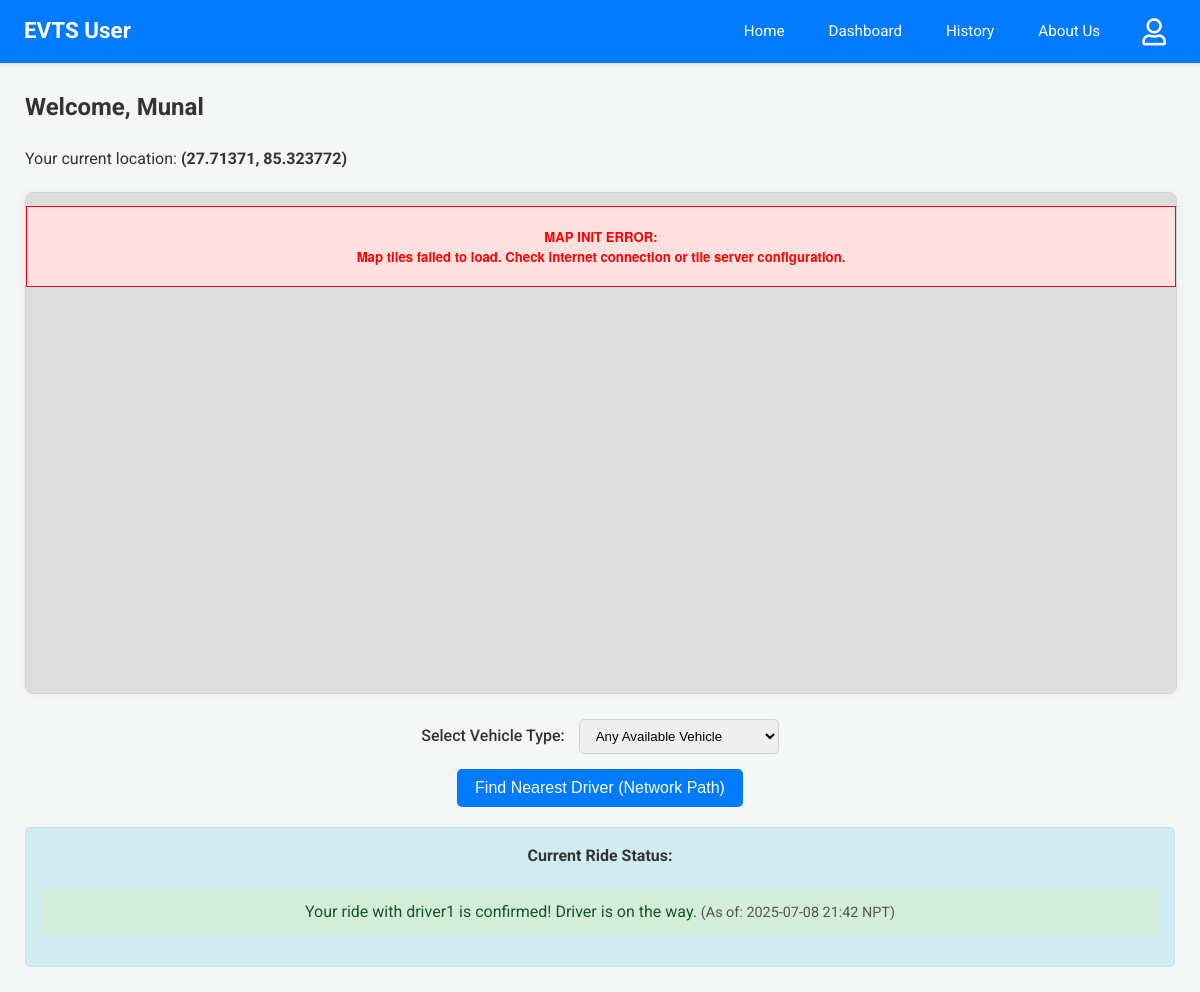
The app's page /user-dashboard (signed in), older data.
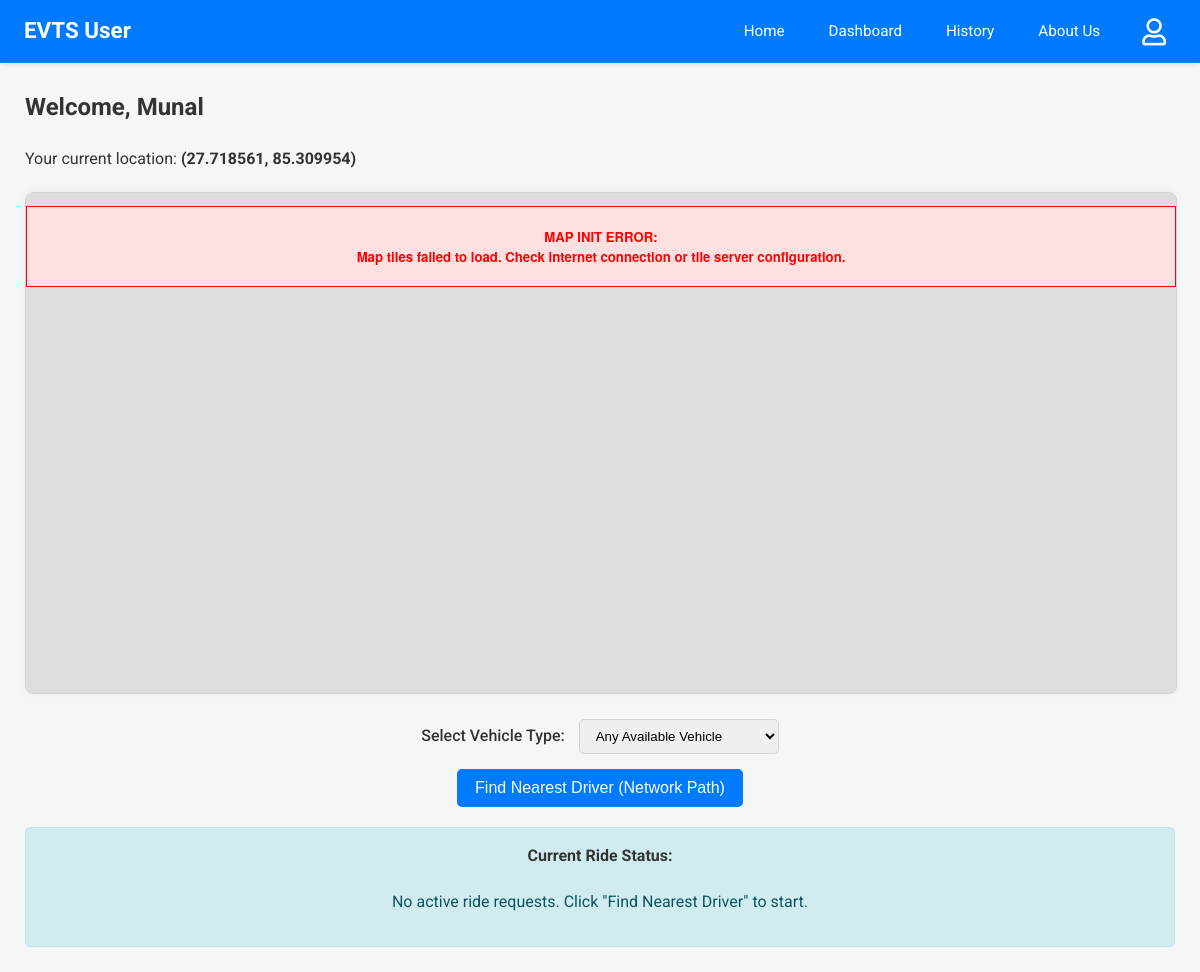
The same page, newer data.
### app.py (models this page shows)
class User(db.Model):
    email = db.Column(db.String(120), primary_key=True)
    name = db.Column(db.String(100))
    phone = db.Column(db.String(15))
    password = db.Column(db.String(256)) # Increased length for hash
    latitude = db.Column(db.Float, nullable=True)
    longitude = db.Column(db.Float, nullable=True)

### app.py (the view, shortened to what this page needs)
@app.route('/user-dashboard')
@login_required_user
def user_dashboard():
    user = User.query.get(session['user'])
    if not user:
        session.pop('user', None)
        flash('User session not found, please log in again.', 'error')
        return redirect(url_for('login'))
    drivers_with_nodes = Driver.query.filter(
    Driver.node.isnot(None),
    Driver.is_approved == True ).all()
    driver_list_for_js = [
    {'email': d.email, 'name': d.name, 'vehicle': d.vehicle, 'node': d.node}
    for d in drivers_with_nodes if d.node in coordinates]
    current_ride_status_info = None #Ride status
    accepted_ride_db = RideRequest.query.filter_by(user_email=user.email, status='accepted').order_by(RideRequest.timestamp.desc()).first()
    if accepted_ride_db:
        driver_obj = Driver.query.get(accepted_ride_db.driver_email)
        if driver_obj and driver_obj.node and driver_obj.node in coordinates and \
           accepted_ride_db.user_latitude_at_request is not None and \
           accepted_ride_db.user_longitude_at_request is not None:
            current_ride_status_info = {
                'ride_id': accepted_ride_db.id,
                'type': 'accepted',
                'driver_name': driver_obj.name,
                'driver_node': driver_obj.node,
                'user_latitude_for_route': accepted_ride_db.user_latitude_at_request,
                'user_longitude_for_route': accepted_ride_db.user_longitude_at_request,
                'timestamp': format_datetime_npt(accepted_ride_db.timestamp),
                'message': f"Your ride with {driver_obj.name} is confirmed! Driver is on the way."
            }
    else:
        pending_ride_db = RideRequest.query.filter_by(user_email=user.email, status='Pending').order_by(RideRequest.timestamp.desc()).first()
        if pending_ride_db:
            driver_obj = Driver.query.get(pending_ride_db.driver_email)
            driver_name_pending = driver_obj.name if driver_obj else pending_ride_db.driver_email
            current_ride_status_info = {
                'type': 'pending',
                'driver_name': driver_name_pending,
                'timestamp': format_datetime_npt(pending_ride_db.timestamp),
                'message': f"Your request to {driver_name_pending} is pending..."
            }
        else:
            last_inactive_ride_db = RideRequest.query.filter(
                RideRequest.user_email == user.email,
                RideRequest.status.in_(['rejected','superseded'])
            ).order_by(RideRequest.timestamp.desc()).first()
    vehicle_types_query = db.session.query(Driver.vehicle).filter(Driver.vehicle.isnot(None), Driver.vehicle != '').distinct().all()
    vehicle_types = sorted([vt[0] for vt in vehicle_types_query if vt[0]])
    print(f"[User Dashboard] Unique Vehicle Types Found: {vehicle_types}")
    response = make_response(render_template('user_dashboard.html',
                                                user=user,
                                                drivers_for_js=driver_list_for_js,
                                                coords=coordinates, # For driver node locations
                                                current_ride_status=current_ride_status_info,
                                                graph_for_js=graph, # For Dijkstra path visualization
                                                vehicle_types=vehicle_types,
                                                services=emergency_services )) # Pass to template
    return add_no_cache_to_response(response)

### app.py (called while the page is built)
def format_datetime_npt(dt_utc):
    if dt_utc is None: return "N/A"
    if dt_utc.tzinfo is None or dt_utc.tzinfo.utcoffset(dt_utc) is None:
        dt_utc = dt_utc.replace(tzinfo=timezone.utc)
    else:
        dt_utc = dt_utc.astimezone(timezone.utc)
    dt_npt = dt_utc.astimezone(NPT)
    return dt_npt.strftime('%Y-%m-%d %H:%M NPT')

def login_required_user(f):
    @wraps(f)
    def decorated_function(*args, **kwargs):
        if 'user' not in session:
            return redirect(url_for('login', next=request.url))
        return f(*args, **kwargs)
    return decorated_function

def add_no_cache_to_response(response):
    response.headers["Cache-Control"] = "no-cache, no-store, must-revalidate, public, max-age=0"
    response.headers["Pragma"] = "no-cache"
    response.headers["Expires"] = "0"
    return response

### templates/user_dashboard.html (shortened to what this page needs)
{% extends 'user_base.html' %}
 {% block head_extra %}
<link rel="stylesheet" href="https://unpkg.com/leaflet@1.9.4/dist/leaflet.css" />
<link rel="stylesheet" href="https://unpkg.com/leaflet-routing-machine@latest/dist/leaflet-routing-machine.css" />
{% endblock %} {% block content %}
<h2>Welcome, {{ user.name }}</h2>
<p>
    Your current location:
    <strong>
        <span id="currentUserPreciseLocation">
            {% if user.latitude and user.longitude %} ({{ user.latitude|round(6) }}, {{ user.longitude|round(6) }}) {% else %} Please click map to set {% endif %}
        </span>
    </strong>
</p>
<div class="map-wrapper-fullwidth">
    <div class="map-container-inner">
        <div id="map"><p style="text-align: center; padding-top: 50px; color: #555;" id="mapLoadingText">Loading map...</p></div>
    </div>
</div>
<div style="text-align: center; margin-bottom: 15px; margin-top: 20px;">
    <label for="vehicleTypeSelect" style="margin-right: 10px; font-weight: 500;">Select Vehicle Type:</label>
    <select id="vehicleTypeSelect" class="role-select" style="padding: 8px 12px; border-radius: 5px; min-width: 200px; border: 1px solid #ced4da;">
        <option value="">Any Available Vehicle</option>
    </select>
</div>
<div style="text-align: center; margin-bottom: 20px;">
    <button id="findNearestBtn" onclick="findNearestAndShowPreview()" {% if user.latitude is none or user.longitude is none %} disabled title="Click map to set your location first." {% endif %}>
        Find Nearest Driver (Network Path)
    </button>
</div>
<div id="notifications" class="status-notifications">
    <h4>Current Ride Status:</h4>
    {% if current_ride_status %}
    <p class="status-{{ current_ride_status.type }}">
        {{ current_ride_status.message }} {% if current_ride_status.timestamp %}
        <span style="font-size: 0.9em; color: #555;">(As of: {{ current_ride_status.timestamp }})</span>
        {% endif %}
    </p>
     {% else %}
    <p>No active ride requests. Click "Find Nearest Driver" to start.</p>
    {% endif %}
</div>
{% endblock %}

Row changes from the older to the newer data that the page shows:
changed User "Munal": latitude "27.71371" → "27.718561"; longitude "85.323772" → "85.309954"
Text that changed along with them:
{{ current_ride_status.message }}: "Your ride with driver1 is confirmed! Driver is on the way." → (not shown)
{{ current_ride_status.timestamp }}: "2025-07-08 21:42 NPT" → (not shown)
text no longer shown: "(As of: )"
text now shown: "No active ride requests. Click \"Find Nearest Driver\" to start."
